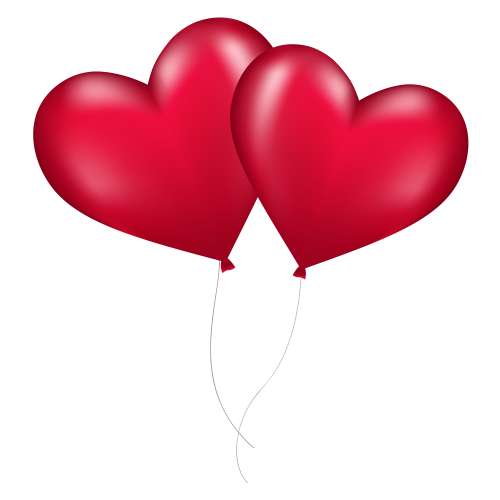
#> input picture photos/Balloon-A.png, 500 x 500 px; its folder holds 4 pictures in this run
$ python 'Picture Scrapper.py'
#> lines starting #> are read from the running program, lines starting #| are printed output that depends on the picture
# import needed libraries
import os  # used to find files in a folder
import numpy as np
import matplotlib.pylab as plt  # shows image

# initialization
folder = "photos/"  # directory in which pictures are

# working
# loading all the files
allfiles = [f
            for f in os.listdir(folder)
            if os.path.isfile(os.path.join(folder, f))]  # loads all the file names in the folder
nparray = np.zeros((len(allfiles), 300, 300, 4))

print("Reading :", len(allfiles), "files")  # tells how much files are there

for i in range(len(allfiles)):  # loads all the files into a list
    #  print("Loading :", allfiles[i])
    nparray[i] = plt.imread(folder + allfiles[i])[:300, :300, :]  # clips and stores into an nparray

#  print(nparray)  # prints all the arrays

np.save("npfile", nparray)  # saving into a file for later use

plt.imshow(nparray[1])  # shows one of the pictures
plt.show()  # opens a window to show image
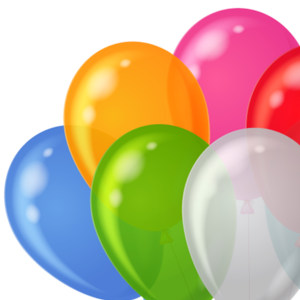
#> shown: shape (300, 300, 4) float64; mean R, G, B, A 0.546, 0.472, 0.365, 0.726; transparent parts drawn white
